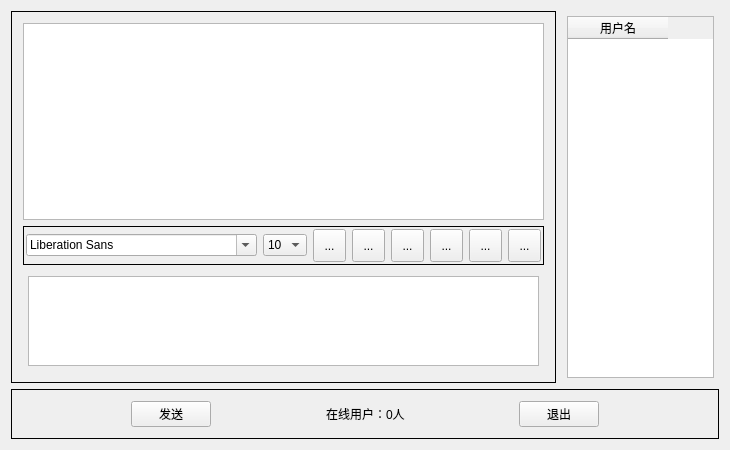
<?xml version="1.0" encoding="UTF-8"?>
<ui version="4.0">
 <class>Widget</class>
 <widget class="QWidget" name="Widget">
  <property name="geometry">
   <rect>
    <x>0</x>
    <y>0</y>
    <width>730</width>
    <height>450</height>
   </rect>
  </property>
  <property name="windowTitle">
   <string>Widget</string>
  </property>
  <layout class="QVBoxLayout" name="verticalLayout_5">
   <item>
    <widget class="QWidget" name="widget_6" native="true">
     <layout class="QVBoxLayout" name="verticalLayout_4">
      <property name="leftMargin">
       <number>0</number>
      </property>
      <property name="topMargin">
       <number>0</number>
      </property>
      <property name="rightMargin">
       <number>0</number>
      </property>
      <property name="bottomMargin">
       <number>0</number>
      </property>
      <item>
       <widget class="QWidget" name="widget_4" native="true">
        <layout class="QHBoxLayout" name="horizontalLayout_3">
         <property name="leftMargin">
          <number>0</number>
         </property>
         <property name="topMargin">
          <number>0</number>
         </property>
         <property name="rightMargin">
          <number>0</number>
         </property>
         <property name="bottomMargin">
          <number>0</number>
         </property>
         <item>
          <widget class="QFrame" name="frame_3">
           <property name="frameShape">
            <enum>QFrame::Panel</enum>
           </property>
           <layout class="QVBoxLayout" name="verticalLayout_2">
            <item>
             <widget class="QWidget" name="widget" native="true">
              <layout class="QVBoxLayout" name="verticalLayout">
               <property name="leftMargin">
                <number>0</number>
               </property>
               <property name="topMargin">
                <number>0</number>
               </property>
               <property name="rightMargin">
                <number>0</number>
               </property>
               <property name="bottomMargin">
                <number>0</number>
               </property>
               <item>
                <widget class="QTextBrowser" name="msgBrowser"/>
               </item>
              </layout>
             </widget>
            </item>
            <item>
             <widget class="QFrame" name="frame_2">
              <property name="frameShape">
               <enum>QFrame::Box</enum>
              </property>
              <layout class="QHBoxLayout" name="horizontalLayout">
               <property name="leftMargin">
                <number>2</number>
               </property>
               <property name="topMargin">
                <number>2</number>
               </property>
               <property name="rightMargin">
                <number>2</number>
               </property>
               <property name="bottomMargin">
                <number>2</number>
               </property>
               <item>
                <widget class="QFontComboBox" name="fontCbx"/>
               </item>
               <item>
                <widget class="QComboBox" name="sizeCbx">
                 <property name="currentIndex">
                  <number>2</number>
                 </property>
                 <item>
                  <property name="text">
                   <string>8</string>
                  </property>
                 </item>
                 <item>
                  <property name="text">
                   <string>9</string>
                  </property>
                 </item>
                 <item>
                  <property name="text">
                   <string>10</string>
                  </property>
                 </item>
                 <item>
                  <property name="text">
                   <string>11</string>
                  </property>
                 </item>
                 <item>
                  <property name="text">
                   <string>12</string>
                  </property>
                 </item>
                 <item>
                  <property name="text">
                   <string>13</string>
                  </property>
                 </item>
                 <item>
                  <property name="text">
                   <string>14</string>
                  </property>
                 </item>
                 <item>
                  <property name="text">
                   <string>15</string>
                  </property>
                 </item>
                 <item>
                  <property name="text">
                   <string>16</string>
                  </property>
                 </item>
                 <item>
                  <property name="text">
                   <string>17</string>
                  </property>
                 </item>
                 <item>
                  <property name="text">
                   <string>18</string>
                  </property>
                 </item>
                 <item>
                  <property name="text">
                   <string>19</string>
                  </property>
                 </item>
                 <item>
                  <property name="text">
                   <string>20</string>
                  </property>
                 </item>
                 <item>
                  <property name="text">
                   <string>21</string>
                  </property>
                 </item>
                 <item>
                  <property name="text">
                   <string>22</string>
                  </property>
                 </item>
                </widget>
               </item>
               <item>
                <widget class="QToolButton" name="boldTBtn">
                 <property name="minimumSize">
                  <size>
                   <width>33</width>
                   <height>33</height>
                  </size>
                 </property>
                 <property name="toolTip">
                  <string>加粗</string>
                 </property>
                 <property name="text">
                  <string>...</string>
                 </property>
                 <property name="icon">
                  <iconset resource="res.qrc">
                   <normaloff>:/images/bold.png</normaloff>:/images/bold.png</iconset>
                 </property>
                 <property name="iconSize">
                  <size>
                   <width>26</width>
                   <height>26</height>
                  </size>
                 </property>
                 <property name="checkable">
                  <bool>true</bool>
                 </property>
                </widget>
               </item>
               <item>
                <widget class="QToolButton" name="italicTBtn">
                 <property name="minimumSize">
                  <size>
                   <width>33</width>
                   <height>33</height>
                  </size>
                 </property>
                 <property name="toolTip">
                  <string>倾斜</string>
                 </property>
                 <property name="text">
                  <string>...</string>
                 </property>
                 <property name="icon">
                  <iconset resource="res.qrc">
                   <normaloff>:/images/italic.png</normaloff>:/images/italic.png</iconset>
                 </property>
                 <property name="iconSize">
                  <size>
                   <width>26</width>
                   <height>26</height>
                  </size>
                 </property>
                 <property name="checkable">
                  <bool>true</bool>
                 </property>
                </widget>
               </item>
               <item>
                <widget class="QToolButton" name="underlineTBtn">
                 <property name="minimumSize">
                  <size>
                   <width>33</width>
                   <height>33</height>
                  </size>
                 </property>
                 <property name="toolTip">
                  <string>下划线</string>
                 </property>
                 <property name="text">
                  <string>...</string>
                 </property>
                 <property name="icon">
                  <iconset resource="res.qrc">
                   <normaloff>:/images/under.png</normaloff>:/images/under.png</iconset>
                 </property>
                 <property name="iconSize">
                  <size>
                   <width>26</width>
                   <height>26</height>
                  </size>
                 </property>
                 <property name="checkable">
                  <bool>true</bool>
                 </property>
                </widget>
               </item>
               <item>
                <widget class="QToolButton" name="colorTBtn">
                 <property name="minimumSize">
                  <size>
                   <width>33</width>
                   <height>33</height>
                  </size>
                 </property>
                 <property name="toolTip">
                  <string>修改颜色</string>
                 </property>
                 <property name="text">
                  <string>...</string>
                 </property>
                 <property name="icon">
                  <iconset resource="res.qrc">
                   <normaloff>:/images/color.png</normaloff>:/images/color.png</iconset>
                 </property>
                 <property name="iconSize">
                  <size>
                   <width>26</width>
                   <height>26</height>
                  </size>
                 </property>
                </widget>
               </item>
               <item>
                <widget class="QToolButton" name="saveTBtn">
                 <property name="minimumSize">
                  <size>
                   <width>33</width>
                   <height>33</height>
                  </size>
                 </property>
                 <property name="toolTip">
                  <string>保存</string>
                 </property>
                 <property name="text">
                  <string>...</string>
                 </property>
                 <property name="icon">
                  <iconset resource="res.qrc">
                   <normaloff>:/images/save.png</normaloff>:/images/save.png</iconset>
                 </property>
                 <property name="iconSize">
                  <size>
                   <width>26</width>
                   <height>26</height>
                  </size>
                 </property>
                </widget>
               </item>
               <item>
                <widget class="QToolButton" name="clearTBtn">
                 <property name="minimumSize">
                  <size>
                   <width>33</width>
                   <height>33</height>
                  </size>
                 </property>
                 <property name="toolTip">
                  <string>清空</string>
                 </property>
                 <property name="text">
                  <string>...</string>
                 </property>
                 <property name="icon">
                  <iconset resource="res.qrc">
                   <normaloff>:/images/clear.png</normaloff>:/images/clear.png</iconset>
                 </property>
                 <property name="iconSize">
                  <size>
                   <width>26</width>
                   <height>26</height>
                  </size>
                 </property>
                </widget>
               </item>
              </layout>
             </widget>
            </item>
            <item>
             <widget class="QWidget" name="widget_2" native="true">
              <property name="maximumSize">
               <size>
                <width>16777215</width>
                <height>100</height>
               </size>
              </property>
              <layout class="QHBoxLayout" name="horizontalLayout_2">
               <property name="leftMargin">
                <number>5</number>
               </property>
               <property name="topMargin">
                <number>5</number>
               </property>
               <property name="rightMargin">
                <number>5</number>
               </property>
               <property name="bottomMargin">
                <number>5</number>
               </property>
               <item>
                <widget class="QTextEdit" name="msgTxtEdit"/>
               </item>
              </layout>
             </widget>
            </item>
           </layout>
          </widget>
         </item>
         <item>
          <widget class="QWidget" name="widget_3" native="true">
           <property name="minimumSize">
            <size>
             <width>120</width>
             <height>0</height>
            </size>
           </property>
           <property name="maximumSize">
            <size>
             <width>200</width>
             <height>16777215</height>
            </size>
           </property>
           <layout class="QVBoxLayout" name="verticalLayout_3">
            <property name="leftMargin">
             <number>5</number>
            </property>
            <property name="topMargin">
             <number>5</number>
            </property>
            <property name="rightMargin">
             <number>5</number>
            </property>
            <property name="bottomMargin">
             <number>5</number>
            </property>
            <item>
             <widget class="QTableWidget" name="usrTblWidget">
              <property name="selectionMode">
               <enum>QAbstractItemView::SingleSelection</enum>
              </property>
              <property name="selectionBehavior">
               <enum>QAbstractItemView::SelectRows</enum>
              </property>
              <column>
               <property name="text">
                <string>用户名</string>
               </property>
              </column>
             </widget>
            </item>
           </layout>
          </widget>
         </item>
        </layout>
       </widget>
      </item>
      <item>
       <widget class="QFrame" name="frame_5">
        <property name="frameShape">
         <enum>QFrame::Box</enum>
        </property>
        <layout class="QHBoxLayout" name="horizontalLayout_4">
         <item>
          <spacer name="horizontalSpacer_3">
           <property name="orientation">
            <enum>Qt::Horizontal</enum>
           </property>
           <property name="sizeHint" stdset="0">
            <size>
             <width>40</width>
             <height>20</height>
            </size>
           </property>
          </spacer>
         </item>
         <item>
          <widget class="QPushButton" name="sendBtn">
           <property name="text">
            <string>发送</string>
           </property>
          </widget>
         </item>
         <item>
          <spacer name="horizontalSpacer">
           <property name="orientation">
            <enum>Qt::Horizontal</enum>
           </property>
           <property name="sizeHint" stdset="0">
            <size>
             <width>40</width>
             <height>20</height>
            </size>
           </property>
          </spacer>
         </item>
         <item>
          <widget class="QLabel" name="usrNumLbl">
           <property name="text">
            <string>在线用户：0人</string>
           </property>
          </widget>
         </item>
         <item>
          <spacer name="horizontalSpacer_2">
           <property name="orientation">
            <enum>Qt::Horizontal</enum>
           </property>
           <property name="sizeHint" stdset="0">
            <size>
             <width>40</width>
             <height>20</height>
            </size>
           </property>
          </spacer>
         </item>
         <item>
          <widget class="QPushButton" name="exitBtn">
           <property name="text">
            <string>退出</string>
           </property>
          </widget>
         </item>
         <item>
          <spacer name="horizontalSpacer_4">
           <property name="orientation">
            <enum>Qt::Horizontal</enum>
           </property>
           <property name="sizeHint" stdset="0">
            <size>
             <width>40</width>
             <height>20</height>
            </size>
           </property>
          </spacer>
         </item>
        </layout>
       </widget>
      </item>
     </layout>
    </widget>
   </item>
  </layout>
 </widget>
 <layoutdefault spacing="6" margin="11"/>
 <resources>
  <include location="res.qrc"/>
 </resources>
 <connections/>
</ui>
